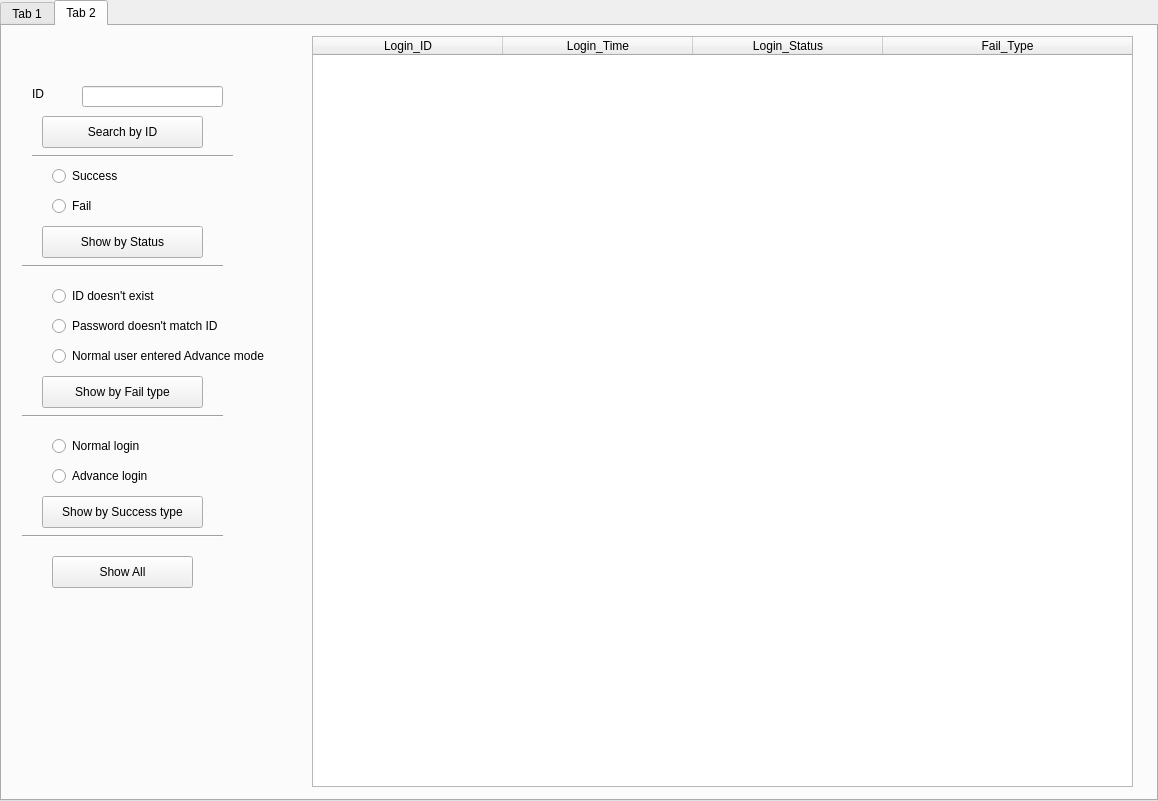
<?xml version="1.0" encoding="UTF-8"?>
<ui version="4.0">
 <class>Concentrate_Advance</class>
 <widget class="QTabWidget" name="Concentrate_Advance">
  <property name="geometry">
   <rect>
    <x>0</x>
    <y>0</y>
    <width>1158</width>
    <height>801</height>
   </rect>
  </property>
  <property name="windowTitle">
   <string>Concentrate_Advance</string>
  </property>
  <property name="currentIndex">
   <number>1</number>
  </property>
  <widget class="QWidget" name="Search_Edit_Tab">
   <attribute name="title">
    <string>Tab 1</string>
   </attribute>
   <widget class="QPushButton" name="Delete_User_button">
    <property name="geometry">
     <rect>
      <x>20</x>
      <y>580</y>
      <width>161</width>
      <height>32</height>
     </rect>
    </property>
    <property name="minimumSize">
     <size>
      <width>161</width>
      <height>32</height>
     </size>
    </property>
    <property name="text">
     <string>Delete a User</string>
    </property>
   </widget>
   <widget class="QLabel" name="Gender_label">
    <property name="geometry">
     <rect>
      <x>50</x>
      <y>380</y>
      <width>81</width>
      <height>20</height>
     </rect>
    </property>
    <property name="minimumSize">
     <size>
      <width>81</width>
      <height>20</height>
     </size>
    </property>
    <property name="text">
     <string>Gender</string>
    </property>
   </widget>
   <widget class="QPushButton" name="Show_all_button">
    <property name="geometry">
     <rect>
      <x>20</x>
      <y>540</y>
      <width>161</width>
      <height>32</height>
     </rect>
    </property>
    <property name="minimumSize">
     <size>
      <width>161</width>
      <height>32</height>
     </size>
    </property>
    <property name="text">
     <string>Show All Users</string>
    </property>
   </widget>
   <widget class="QPushButton" name="Add_User_button">
    <property name="geometry">
     <rect>
      <x>20</x>
      <y>620</y>
      <width>161</width>
      <height>32</height>
     </rect>
    </property>
    <property name="minimumSize">
     <size>
      <width>161</width>
      <height>32</height>
     </size>
    </property>
    <property name="text">
     <string>Add a User</string>
    </property>
   </widget>
   <widget class="Line" name="line_3">
    <property name="geometry">
     <rect>
      <x>50</x>
      <y>350</y>
      <width>201</width>
      <height>20</height>
     </rect>
    </property>
    <property name="orientation">
     <enum>Qt::Horizontal</enum>
    </property>
   </widget>
   <widget class="QLabel" name="Name_label">
    <property name="geometry">
     <rect>
      <x>50</x>
      <y>140</y>
      <width>61</width>
      <height>16</height>
     </rect>
    </property>
    <property name="minimumSize">
     <size>
      <width>61</width>
      <height>16</height>
     </size>
    </property>
    <property name="text">
     <string>Name</string>
    </property>
   </widget>
   <widget class="QRadioButton" name="Female_button">
    <property name="geometry">
     <rect>
      <x>140</x>
      <y>410</y>
      <width>100</width>
      <height>20</height>
     </rect>
    </property>
    <property name="minimumSize">
     <size>
      <width>100</width>
      <height>20</height>
     </size>
    </property>
    <property name="text">
     <string>Female</string>
    </property>
   </widget>
   <widget class="Line" name="line_2">
    <property name="geometry">
     <rect>
      <x>50</x>
      <y>220</y>
      <width>201</width>
      <height>20</height>
     </rect>
    </property>
    <property name="orientation">
     <enum>Qt::Horizontal</enum>
    </property>
   </widget>
   <widget class="QPushButton" name="Permission_button">
    <property name="geometry">
     <rect>
      <x>100</x>
      <y>310</y>
      <width>161</width>
      <height>32</height>
     </rect>
    </property>
    <property name="minimumSize">
     <size>
      <width>161</width>
      <height>32</height>
     </size>
    </property>
    <property name="text">
     <string>Search by Permission</string>
    </property>
   </widget>
   <widget class="QLineEdit" name="ID_input">
    <property name="geometry">
     <rect>
      <x>120</x>
      <y>20</y>
      <width>141</width>
      <height>21</height>
     </rect>
    </property>
    <property name="minimumSize">
     <size>
      <width>141</width>
      <height>21</height>
     </size>
    </property>
    <property name="text">
     <string/>
    </property>
   </widget>
   <widget class="Line" name="line_4">
    <property name="geometry">
     <rect>
      <x>50</x>
      <y>500</y>
      <width>201</width>
      <height>20</height>
     </rect>
    </property>
    <property name="orientation">
     <enum>Qt::Horizontal</enum>
    </property>
   </widget>
   <widget class="QPushButton" name="Name_search_button">
    <property name="geometry">
     <rect>
      <x>120</x>
      <y>180</y>
      <width>141</width>
      <height>32</height>
     </rect>
    </property>
    <property name="minimumSize">
     <size>
      <width>141</width>
      <height>32</height>
     </size>
    </property>
    <property name="text">
     <string>Search by Name</string>
    </property>
   </widget>
   <widget class="QRadioButton" name="Others_button">
    <property name="geometry">
     <rect>
      <x>140</x>
      <y>440</y>
      <width>100</width>
      <height>20</height>
     </rect>
    </property>
    <property name="minimumSize">
     <size>
      <width>100</width>
      <height>20</height>
     </size>
    </property>
    <property name="text">
     <string>Others</string>
    </property>
   </widget>
   <widget class="QPushButton" name="ID_search_button">
    <property name="geometry">
     <rect>
      <x>120</x>
      <y>60</y>
      <width>141</width>
      <height>32</height>
     </rect>
    </property>
    <property name="minimumSize">
     <size>
      <width>141</width>
      <height>32</height>
     </size>
    </property>
    <property name="text">
     <string>Search by ID</string>
    </property>
   </widget>
   <widget class="Line" name="line">
    <property name="geometry">
     <rect>
      <x>60</x>
      <y>100</y>
      <width>201</width>
      <height>20</height>
     </rect>
    </property>
    <property name="orientation">
     <enum>Qt::Horizontal</enum>
    </property>
   </widget>
   <widget class="QRadioButton" name="Admin_button">
    <property name="geometry">
     <rect>
      <x>140</x>
      <y>280</y>
      <width>100</width>
      <height>20</height>
     </rect>
    </property>
    <property name="minimumSize">
     <size>
      <width>100</width>
      <height>20</height>
     </size>
    </property>
    <property name="text">
     <string>Admin</string>
    </property>
   </widget>
   <widget class="QLabel" name="Edit_error_message">
    <property name="geometry">
     <rect>
      <x>200</x>
      <y>670</y>
      <width>81</width>
      <height>16</height>
     </rect>
    </property>
    <property name="minimumSize">
     <size>
      <width>71</width>
      <height>16</height>
     </size>
    </property>
    <property name="text">
     <string>Invalid input!</string>
    </property>
   </widget>
   <widget class="QLabel" name="ID_label">
    <property name="geometry">
     <rect>
      <x>50</x>
      <y>20</y>
      <width>61</width>
      <height>16</height>
     </rect>
    </property>
    <property name="minimumSize">
     <size>
      <width>61</width>
      <height>16</height>
     </size>
    </property>
    <property name="text">
     <string>ID</string>
    </property>
   </widget>
   <widget class="QTableWidget" name="Display_table">
    <property name="geometry">
     <rect>
      <x>320</x>
      <y>10</y>
      <width>800</width>
      <height>731</height>
     </rect>
    </property>
    <property name="minimumSize">
     <size>
      <width>800</width>
      <height>361</height>
     </size>
    </property>
    <property name="sizeAdjustPolicy">
     <enum>QAbstractScrollArea::AdjustToContents</enum>
    </property>
    <attribute name="horizontalHeaderVisible">
     <bool>false</bool>
    </attribute>
    <attribute name="horizontalHeaderCascadingSectionResizes">
     <bool>false</bool>
    </attribute>
    <attribute name="horizontalHeaderDefaultSectionSize">
     <number>100</number>
    </attribute>
    <attribute name="horizontalHeaderMinimumSectionSize">
     <number>20</number>
    </attribute>
    <attribute name="horizontalHeaderShowSortIndicator" stdset="0">
     <bool>false</bool>
    </attribute>
    <attribute name="horizontalHeaderStretchLastSection">
     <bool>true</bool>
    </attribute>
    <column>
     <property name="text">
      <string>Checkbox</string>
     </property>
    </column>
    <column>
     <property name="text">
      <string>ID</string>
     </property>
    </column>
    <column>
     <property name="text">
      <string>Password</string>
     </property>
    </column>
    <column>
     <property name="text">
      <string>Permission</string>
     </property>
    </column>
    <column>
     <property name="text">
      <string>Name</string>
     </property>
    </column>
    <column>
     <property name="text">
      <string>Gender</string>
     </property>
    </column>
    <column>
     <property name="text">
      <string>Plate amount</string>
     </property>
    </column>
   </widget>
   <widget class="QPushButton" name="Gender_button">
    <property name="geometry">
     <rect>
      <x>100</x>
      <y>460</y>
      <width>161</width>
      <height>32</height>
     </rect>
    </property>
    <property name="minimumSize">
     <size>
      <width>161</width>
      <height>32</height>
     </size>
    </property>
    <property name="text">
     <string>Search by Gender</string>
    </property>
   </widget>
   <widget class="QRadioButton" name="Male_button">
    <property name="geometry">
     <rect>
      <x>140</x>
      <y>380</y>
      <width>100</width>
      <height>20</height>
     </rect>
    </property>
    <property name="minimumSize">
     <size>
      <width>100</width>
      <height>20</height>
     </size>
    </property>
    <property name="text">
     <string>Male</string>
    </property>
   </widget>
   <widget class="QLabel" name="Permission_label">
    <property name="geometry">
     <rect>
      <x>50</x>
      <y>250</y>
      <width>81</width>
      <height>20</height>
     </rect>
    </property>
    <property name="minimumSize">
     <size>
      <width>81</width>
      <height>20</height>
     </size>
    </property>
    <property name="text">
     <string>Permission</string>
    </property>
   </widget>
   <widget class="QRadioButton" name="User_button">
    <property name="geometry">
     <rect>
      <x>140</x>
      <y>250</y>
      <width>100</width>
      <height>20</height>
     </rect>
    </property>
    <property name="minimumSize">
     <size>
      <width>100</width>
      <height>20</height>
     </size>
    </property>
    <property name="text">
     <string>User</string>
    </property>
   </widget>
   <widget class="QPushButton" name="Save_change_button">
    <property name="geometry">
     <rect>
      <x>20</x>
      <y>660</y>
      <width>161</width>
      <height>32</height>
     </rect>
    </property>
    <property name="minimumSize">
     <size>
      <width>161</width>
      <height>32</height>
     </size>
    </property>
    <property name="text">
     <string>Save change</string>
    </property>
   </widget>
   <widget class="QLineEdit" name="Name_input">
    <property name="geometry">
     <rect>
      <x>120</x>
      <y>140</y>
      <width>141</width>
      <height>21</height>
     </rect>
    </property>
    <property name="minimumSize">
     <size>
      <width>141</width>
      <height>21</height>
     </size>
    </property>
    <property name="text">
     <string/>
    </property>
   </widget>
  </widget>
  <widget class="QWidget" name="Login_History_Tab">
   <attribute name="title">
    <string>Tab 2</string>
   </attribute>
   <widget class="QRadioButton" name="Password_doesnt_match_ID_button">
    <property name="geometry">
     <rect>
      <x>50</x>
      <y>290</y>
      <width>211</width>
      <height>20</height>
     </rect>
    </property>
    <property name="minimumSize">
     <size>
      <width>100</width>
      <height>20</height>
     </size>
    </property>
    <property name="text">
     <string>Password doesn't match ID</string>
    </property>
   </widget>
   <widget class="QRadioButton" name="Success_button">
    <property name="geometry">
     <rect>
      <x>50</x>
      <y>140</y>
      <width>100</width>
      <height>20</height>
     </rect>
    </property>
    <property name="minimumSize">
     <size>
      <width>100</width>
      <height>20</height>
     </size>
    </property>
    <property name="text">
     <string>Success</string>
    </property>
   </widget>
   <widget class="QLabel" name="ID_label_2">
    <property name="geometry">
     <rect>
      <x>30</x>
      <y>60</y>
      <width>61</width>
      <height>16</height>
     </rect>
    </property>
    <property name="minimumSize">
     <size>
      <width>61</width>
      <height>16</height>
     </size>
    </property>
    <property name="text">
     <string>ID</string>
    </property>
   </widget>
   <widget class="QRadioButton" name="ID_doesnt_exist_button">
    <property name="geometry">
     <rect>
      <x>50</x>
      <y>260</y>
      <width>121</width>
      <height>20</height>
     </rect>
    </property>
    <property name="minimumSize">
     <size>
      <width>100</width>
      <height>20</height>
     </size>
    </property>
    <property name="text">
     <string>ID doesn't exist</string>
    </property>
   </widget>
   <widget class="QLineEdit" name="ID_input_2">
    <property name="geometry">
     <rect>
      <x>80</x>
      <y>60</y>
      <width>141</width>
      <height>21</height>
     </rect>
    </property>
    <property name="minimumSize">
     <size>
      <width>141</width>
      <height>21</height>
     </size>
    </property>
    <property name="text">
     <string/>
    </property>
   </widget>
   <widget class="QPushButton" name="ID_search_button_2">
    <property name="geometry">
     <rect>
      <x>40</x>
      <y>90</y>
      <width>161</width>
      <height>32</height>
     </rect>
    </property>
    <property name="minimumSize">
     <size>
      <width>141</width>
      <height>32</height>
     </size>
    </property>
    <property name="text">
     <string>Search by ID</string>
    </property>
   </widget>
   <widget class="QTableWidget" name="Display_Login_info">
    <property name="geometry">
     <rect>
      <x>310</x>
      <y>10</y>
      <width>821</width>
      <height>751</height>
     </rect>
    </property>
    <attribute name="horizontalHeaderCascadingSectionResizes">
     <bool>false</bool>
    </attribute>
    <attribute name="horizontalHeaderDefaultSectionSize">
     <number>190</number>
    </attribute>
    <attribute name="horizontalHeaderStretchLastSection">
     <bool>true</bool>
    </attribute>
    <column>
     <property name="text">
      <string>Login_ID</string>
     </property>
    </column>
    <column>
     <property name="text">
      <string>Login_Time</string>
     </property>
    </column>
    <column>
     <property name="text">
      <string>Login_Status</string>
     </property>
    </column>
    <column>
     <property name="text">
      <string>Fail_Type</string>
     </property>
    </column>
   </widget>
   <widget class="QRadioButton" name="Fail_button">
    <property name="geometry">
     <rect>
      <x>50</x>
      <y>170</y>
      <width>100</width>
      <height>20</height>
     </rect>
    </property>
    <property name="minimumSize">
     <size>
      <width>100</width>
      <height>20</height>
     </size>
    </property>
    <property name="text">
     <string>Fail </string>
    </property>
   </widget>
   <widget class="QPushButton" name="Fail_type_button">
    <property name="geometry">
     <rect>
      <x>40</x>
      <y>350</y>
      <width>161</width>
      <height>32</height>
     </rect>
    </property>
    <property name="minimumSize">
     <size>
      <width>141</width>
      <height>32</height>
     </size>
    </property>
    <property name="text">
     <string>Show by Fail type</string>
    </property>
   </widget>
   <widget class="QPushButton" name="Status_show_button">
    <property name="geometry">
     <rect>
      <x>40</x>
      <y>200</y>
      <width>161</width>
      <height>32</height>
     </rect>
    </property>
    <property name="minimumSize">
     <size>
      <width>141</width>
      <height>32</height>
     </size>
    </property>
    <property name="text">
     <string>Show by Status</string>
    </property>
   </widget>
   <widget class="QPushButton" name="Show_all_button_2">
    <property name="geometry">
     <rect>
      <x>50</x>
      <y>530</y>
      <width>141</width>
      <height>32</height>
     </rect>
    </property>
    <property name="minimumSize">
     <size>
      <width>141</width>
      <height>32</height>
     </size>
    </property>
    <property name="text">
     <string>Show All</string>
    </property>
   </widget>
   <widget class="Line" name="line_5">
    <property name="geometry">
     <rect>
      <x>30</x>
      <y>120</y>
      <width>201</width>
      <height>20</height>
     </rect>
    </property>
    <property name="orientation">
     <enum>Qt::Horizontal</enum>
    </property>
   </widget>
   <widget class="Line" name="line_6">
    <property name="geometry">
     <rect>
      <x>20</x>
      <y>230</y>
      <width>201</width>
      <height>20</height>
     </rect>
    </property>
    <property name="orientation">
     <enum>Qt::Horizontal</enum>
    </property>
   </widget>
   <widget class="Line" name="line_7">
    <property name="geometry">
     <rect>
      <x>20</x>
      <y>380</y>
      <width>201</width>
      <height>20</height>
     </rect>
    </property>
    <property name="orientation">
     <enum>Qt::Horizontal</enum>
    </property>
   </widget>
   <widget class="QRadioButton" name="User_enter_advance_button">
    <property name="geometry">
     <rect>
      <x>50</x>
      <y>320</y>
      <width>241</width>
      <height>20</height>
     </rect>
    </property>
    <property name="minimumSize">
     <size>
      <width>100</width>
      <height>20</height>
     </size>
    </property>
    <property name="text">
     <string>Normal user entered Advance mode</string>
    </property>
   </widget>
   <widget class="QPushButton" name="Success_type_button">
    <property name="geometry">
     <rect>
      <x>40</x>
      <y>470</y>
      <width>161</width>
      <height>32</height>
     </rect>
    </property>
    <property name="minimumSize">
     <size>
      <width>141</width>
      <height>32</height>
     </size>
    </property>
    <property name="text">
     <string>Show by Success type</string>
    </property>
   </widget>
   <widget class="QRadioButton" name="Normal_login_button">
    <property name="geometry">
     <rect>
      <x>50</x>
      <y>410</y>
      <width>121</width>
      <height>20</height>
     </rect>
    </property>
    <property name="minimumSize">
     <size>
      <width>100</width>
      <height>20</height>
     </size>
    </property>
    <property name="text">
     <string>Normal login</string>
    </property>
   </widget>
   <widget class="QRadioButton" name="Advance_login_button">
    <property name="geometry">
     <rect>
      <x>50</x>
      <y>440</y>
      <width>121</width>
      <height>20</height>
     </rect>
    </property>
    <property name="minimumSize">
     <size>
      <width>100</width>
      <height>20</height>
     </size>
    </property>
    <property name="text">
     <string>Advance login</string>
    </property>
   </widget>
   <widget class="Line" name="line_8">
    <property name="geometry">
     <rect>
      <x>20</x>
      <y>500</y>
      <width>201</width>
      <height>20</height>
     </rect>
    </property>
    <property name="orientation">
     <enum>Qt::Horizontal</enum>
    </property>
   </widget>
  </widget>
 </widget>
 <resources/>
 <connections/>
</ui>
